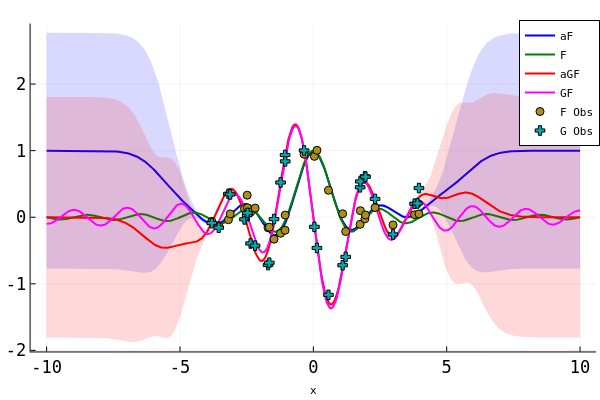

Notebook cell for this chart:
### Markdown cell above
## Plot Prediction Results

### Code cell
_m_j_plot, _C_j_plot = predict_GP_joints(m_in=xtest_plot_vv, q_v=qv, q_θ=θ_optimal, meta=get_GP_meta(D; method=method, mean_fn=mean_fn, kernel=kernel, kernel_spec=kernel_spec, mode=mode, independent_SE_lengthscales=independent_SE_lengthscales, Xu=Xu, θ=θ_optimal))
predict_value_mean_plot = _m_j_plot[:, 1]
predict_value_var_plot = _C_j_plot[:, 1, 1]
predict_grad_mean_plot = _m_j_plot[:, 2]
predict_grad_var_plot = _C_j_plot[:, 2, 2]
plot(xtest_plot, predict_value_mean_plot, tickfontsize=12, ribbon = sqrt.(predict_value_var_plot),
    label="aF", lw=2, legend=:topright, color=:blue, fillalpha=0.15, fontfamily="monospace",legendfontsize=8, guidefontsize=8)
plot!(xtest_plot, f_true, label="F", lw=2, color=:green)
plot!(xtest_plot, predict_grad_mean_plot, tickfontsize=12, ribbon = sqrt.(predict_grad_var_plot),
    label="aGF", lw=2, legend=:topright, color=:red, fillalpha=0.15, fontfamily="monospace",legendfontsize=8, guidefontsize=8)
plot!(xtest_plot, gf_true,label="GF", lw=2, color=:magenta)
scatter!(xtrain, ytrain, label="F Obs",  alpha=1, ms=4, marker=:circle)
scatter!(xtrain, ωtrain, label="G Obs",  alpha=1, ms=4, marker=:cross)
xlabel!("x")

### Figure 1 — Plotly figure (JSON) as saved in the notebook; plotly's stock layout.template omitted (floating-point values rounded to 4 significant figures; data arrays with more than 128 entries replaced by an {"elided": "..."} marker saying what was removed)
{"data": [{"colorbar": {"len": 0.9109, "title": "", "x": 0.9934, "y": 0.5347}, "fill": "tozeroy", "fillcolor": "rgba(0, 0, 255, 0.150)", "legendgroup": "aF", "line": {"color": "rgba(0, 0, 255, 1.000)", "dash": "solid", "shape": "linear", "width": 0}, "mode": "lines", "name": "aF", "showlegend": false, "type": "scatter", "x": {"elided": "1200 float values"}, "xaxis": "x", "y": {"elided": "1200 float values"}, "yaxis": "y"}, {"colorbar": {"len": 0.9109, "title": "", "x": 0.9934, "y": 0.5347}, "fillrange": {"elided": "2x600 float values"}, "legendgroup": "aF", "line": {"color": "rgba(0, 0, 255, 1.000)", "dash": "solid", "shape": "linear", "width": 2}, "mode": "lines", "name": "aF", "showlegend": true, "type": "scatter", "x": {"elided": "600 float values"}, "xaxis": "x", "y": {"elided": "600 float values"}, "yaxis": "y"}, {"colorbar": {"len": 0.9109, "title": "", "x": 0.9934, "y": 0.5347}, "legendgroup": "F", "line": {"color": "rgba(0, 128, 0, 1.000)", "dash": "solid", "shape": "linear", "width": 2}, "mode": "lines", "name": "F", "showlegend": true, "type": "scatter", "x": {"elided": "600 float values"}, "xaxis": "x", "y": {"elided": "600 float values"}, "yaxis": "y"}, {"colorbar": {"len": 0.9109, "title": "", "x": 0.9934, "y": 0.5347}, "fill": "tozeroy", "fillcolor": "rgba(255, 0, 0, 0.150)", "legendgroup": "aGF", "line": {"color": "rgba(255, 0, 0, 1.000)", "dash": "solid", "shape": "linear", "width": 0}, "mode": "lines", "name": "aGF", "showlegend": false, "type": "scatter", "x": {"elided": "1200 float values"}, "xaxis": "x", "y": {"elided": "1200 float values"}, "yaxis": "y"}, {"colorbar": {"len": 0.9109, "title": "", "x": 0.9934, "y": 0.5347}, "fillrange": {"elided": "2x600 float values"}, "legendgroup": "aGF", "line": {"color": "rgba(255, 0, 0, 1.000)", "dash": "solid", "shape": "linear", "width": 2}, "mode": "lines", "name": "aGF", "showlegend": true, "type": "scatter", "x": {"elided": "600 float values"}, "xaxis": "x", "y": {"elided": "600 float values"}, "yaxis": "y"}, {"colorbar": {"len": 0.9109, "title": "", "x": 0.9934, "y": 0.5347}, "legendgroup": "GF", "line": {"color": "rgba(255, 0, 255, 1.000)", "dash": "solid", "shape": "linear", "width": 2}, "mode": "lines", "name": "GF", "showlegend": true, "type": "scatter", "x": {"elided": "600 float values"}, "xaxis": "x", "y": {"elided": "600 float values"}, "yaxis": "y"}, {"colorbar": {"len": 0.9109, "title": "", "x": 0.9934, "y": 0.5347}, "legendgroup": "F Obs", "marker": {"color": "rgba(172, 142, 24, 1.000)", "line": {"color": "rgba(0, 0, 0, 1.000)", "width": 1}, "size": 8, "symbol": "circle"}, "mode": "markers", "name": "F Obs", "showlegend": true, "type": "scatter", "x": [-3.807, -3.546, -3.184, -3.117, -2.581, -2.48, -2.468, -2.352, -2.183, -1.699, -1.65, -1.474, -1.228, -1.059, -1.055, -0.3466, 0.0399, 0.1353, 0.5668, 1.099, 1.212, 1.754, 1.763, 1.935, 1.956, 2.315, 2.988, 3.796, 3.905, 3.96], "xaxis": "x", "y": [-0.06197, -0.1263, -0.03755, 0.05005, 0.1302, 0.3307, 0.142, 0.07574, 0.1369, -0.158, -0.1498, -0.3297, -0.2414, -0.1957, 0.03258, 0.9454, 0.9138, 1.005, 0.4048, 0.05222, -0.2144, -0.1072, 0.09804, -0.02486, 0.03378, 0.1445, -0.1156, 0.03754, 0.205, 0.04985], "yaxis": "y"}, {"colorbar": {"len": 0.9109, "title": "", "x": 0.9934, "y": 0.5347}, "legendgroup": "G Obs", "marker": {"color": "rgba(0, 170, 174, 1.000)", "line": {"color": "rgba(0, 0, 0, 1.000)", "width": 1}, "size": 8, "symbol": "cross"}, "mode": "markers", "name": "G Obs", "showlegend": true, "type": "scatter", "x": [-3.807, -3.546, -3.184, -3.117, -2.581, -2.48, -2.468, -2.352, -2.183, -1.699, -1.65, -1.474, -1.228, -1.059, -1.055, -0.3466, 0.0399, 0.1353, 0.5668, 1.099, 1.212, 1.754, 1.763, 1.935, 1.956, 2.315, 2.988, 3.796, 3.905, 3.96], "xaxis": "x", "y": [-0.08756, -0.1572, 0.3509, 0.3425, -0.03214, 0.03085, 0.06433, -0.3943, -0.427, -0.7172, -0.6836, -0.02839, 0.5216, 0.9345, 0.8385, 1.003, -0.1444, -0.4618, -1.166, -0.7208, -0.596, 0.4492, 0.5371, 0.6135, 0.6082, 0.2746, -0.259, 0.2029, 0.2074, 0.4379], "yaxis": "y"}], "layout": {"annotations": [], "height": 400, "legend": {"bgcolor": "rgba(255, 255, 255, 1.000)", "bordercolor": "rgba(0, 0, 0, 1.000)", "borderwidth": 1, "font": {"color": "rgba(0, 0, 0, 1.000)", "family": "monospace", "size": 11}, "title": {"font": {"color": "rgba(0, 0, 0, 1.000)", "family": "monospace", "size": 15}, "text": ""}, "tracegroupgap": 0, "traceorder": "normal", "x": 1, "xanchor": "right", "y": 1, "yanchor": "top"}, "margin": {"b": 20, "l": 0, "r": 0, "t": 20}, "paper_bgcolor": "rgba(255, 255, 255, 1.000)", "plot_bgcolor": "rgba(255, 255, 255, 1.000)", "showlegend": true, "width": 600, "xaxis": {"anchor": "y", "domain": [0.05101, 0.9934], "gridcolor": "rgba(0, 0, 0, 0.100)", "gridwidth": 0.5, "linecolor": "rgba(0, 0, 0, 1.000)", "mirror": false, "range": [-10.6, 10.6], "showgrid": true, "showline": true, "showticklabels": true, "tickangle": 0, "tickcolor": "rgb(0, 0, 0)", "tickfont": {"color": "rgba(0, 0, 0, 1.000)", "family": "monospace", "size": 17}, "tickmode": "array", "ticks": "inside", "ticktext": ["-10", "-5", "0", "5", "10"], "tickvals": [-10, -5, 0, 5, 10], "title": "x", "titlefont": {"color": "rgba(0, 0, 0, 1.000)", "family": "monospace", "size": 11}, "type": "-", "visible": true, "zeroline": false, "zerolinecolor": "rgba(0, 0, 0, 1.000)"}, "yaxis": {"anchor": "x", "domain": [0.07929, 0.9902], "gridcolor": "rgba(0, 0, 0, 0.100)", "gridwidth": 0.5, "linecolor": "rgba(0, 0, 0, 1.000)", "mirror": false, "range": [-2.016, 2.909], "showgrid": true, "showline": true, "showticklabels": true, "tickangle": 0, "tickcolor": "rgb(0, 0, 0)", "tickfont": {"color": "rgba(0, 0, 0, 1.000)", "family": "monospace", "size": 17}, "tickmode": "array", "ticks": "inside", "ticktext": ["-2", "-1", "0", "1", "2"], "tickvals": [-2, -1, 0, 1, 2], "title": "", "titlefont": {"color": "rgba(0, 0, 0, 1.000)", "family": "monospace", "size": 11}, "type": "-", "visible": true, "zeroline": false, "zerolinecolor": "rgba(0, 0, 0, 1.000)"}}}
